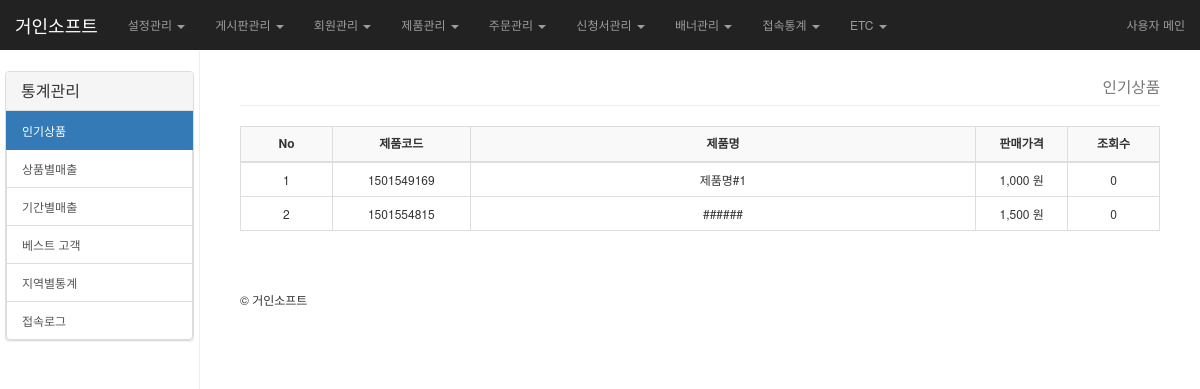
Page /gsadmin/stat/crm0.php (signed in) on the committed database.
### tables this page shows
CREATE TABLE IF NOT EXISTS `cs_admin` (
  `idx` int(10) unsigned NOT NULL AUTO_INCREMENT,
  `admin_userid` varchar(30) NOT NULL DEFAULT '',
  `admin_passwd` varchar(30) NOT NULL DEFAULT '',
  `shop_email` varchar(200) NOT NULL DEFAULT '',
  `shop_name` varchar(100) NOT NULL DEFAULT '',
  `shop_domain` varchar(200) NOT NULL DEFAULT '',
  `shop_ceo` varchar(30) NOT NULL DEFAULT '',
  `shop_num` varchar(30) NOT NULL DEFAULT '',
  `shop_tel` varchar(30) NOT NULL,
  `shop_tel2` varchar(30) NOT NULL DEFAULT '',
  `shop_fax` varchar(30) NOT NULL DEFAULT '',
  `shop_phone` varchar(30) NOT NULL DEFAULT '',
  `shop_address` varchar(200) NOT NULL DEFAULT '',
  `shop_license` varchar(100) NOT NULL,
  `pg_company` varchar(30) NOT NULL DEFAULT '',
  `pg_id` varchar(30) NOT NULL DEFAULT '',
  `bank_0_1` varchar(20) NOT NULL DEFAULT '',
  `bank_0_2` varchar(20) NOT NULL DEFAULT '',
  `bank_0_3` varchar(20) NOT NULL DEFAULT '',
  `bank_1_1` varchar(20) NOT NULL DEFAULT '',
  `bank_1_2` varchar(20) NOT NULL DEFAULT '',
  `bank_1_3` varchar(20) NOT NULL DEFAULT '',
  `bank_2_1` varchar(20) NOT NULL DEFAULT '',
  `bank_2_2` varchar(20) NOT NULL DEFAULT '',
  `bank_2_3` varchar(20) NOT NULL DEFAULT '',
  `bank_3_1` varchar(20) NOT NULL DEFAULT '',
  `bank_3_2` varchar(20) NOT NULL DEFAULT '',
  `bank_3_3` varchar(20) NOT NULL DEFAULT '',
  `bank_4_1` varchar(20) NOT NULL DEFAULT '',
  `bank_4_2` varchar(20) NOT NULL DEFAULT '',
  `bank_4_3` varchar(20) NOT NULL DEFAULT '',
  `bank_5_1` varchar(20) NOT NULL DEFAULT '',
  `bank_5_2` varchar(20) NOT NULL DEFAULT '',
  `bank_5_3` varchar(20) NOT NULL DEFAULT '',
  `bank_6_1` varchar(20) NOT NULL DEFAULT '',
  `bank_6_2` varchar(20) NOT NULL DEFAULT '',
  `bank_6_3` varchar(20) NOT NULL DEFAULT '',
  `bank_7_1` varchar(20) NOT NULL DEFAULT '',
  `bank_7_2` varchar(20) NOT NULL DEFAULT '',
  `bank_7_3` varchar(20) NOT NULL DEFAULT '',
  `bank_8_1` varchar(20) NOT NULL DEFAULT '',
  `bank_8_2` varchar(20) NOT NULL DEFAULT '',
  `bank_8_3` varchar(20) NOT NULL DEFAULT '',
  `bank_9_1` varchar(20) NOT NULL DEFAULT '',
  `bank_9_2` varchar(20) NOT NULL DEFAULT '',
  `bank_9_3` varchar(20) NOT NULL DEFAULT '',
  `express_check` tinyint(3) unsigned NOT NULL DEFAULT '0',
  `express_money` int(11) unsigned NOT NULL DEFAULT '0',
  `express_box_money` int(11) unsigned NOT NULL DEFAULT '0',
  `express_free` int(11) unsigned NOT NULL DEFAULT '0',
  `point_basic` float NOT NULL DEFAULT '0',
  `point_register` int(11) unsigned NOT NULL DEFAULT '0',
  `point_use` int(11) unsigned NOT NULL DEFAULT '0',
  `member_check` tinyint(3) unsigned NOT NULL DEFAULT '0',
  `member_invite` int(11) unsigned NOT NULL DEFAULT '0',
  `member_register` int(11) unsigned NOT NULL DEFAULT '0',
  PRIMARY KEY (`idx`)
);

CREATE TABLE IF NOT EXISTS `cs_goods` (
  `idx` int(10) unsigned NOT NULL AUTO_INCREMENT,
  `part_idx` int(10) unsigned NOT NULL DEFAULT '0',
  `display` tinyint(3) NOT NULL,
  `code` varchar(20) NOT NULL DEFAULT '',
  `icon` varchar(100) NOT NULL COMMENT '추가표시',
  `name` varchar(200) NOT NULL DEFAULT '',
  `company` varchar(100) NOT NULL DEFAULT '',
  `old_price` int(10) unsigned NOT NULL DEFAULT '0',
  `shop_price` int(10) unsigned NOT NULL DEFAULT '0',
  `sold_out` varchar(10) NOT NULL,
  `number` int(10) unsigned NOT NULL DEFAULT '0',
  `point` float NOT NULL DEFAULT '0',
  `option_check` tinyint(3) unsigned NOT NULL DEFAULT '0',
  `option1_name` varchar(50) NOT NULL DEFAULT '',
  `option1_part` text NOT NULL,
  `option2_name` varchar(50) NOT NULL DEFAULT '',
  `option2_part` text NOT NULL,
  `images1` varchar(100) NOT NULL DEFAULT '',
  `images2` varchar(100) NOT NULL DEFAULT '',
  `add_images1` varchar(100) NOT NULL DEFAULT '',
  `add_images2` varchar(100) NOT NULL DEFAULT '',
  `add_images3` varchar(100) NOT NULL DEFAULT '',
  `add_images4` varchar(100) NOT NULL DEFAULT '',
  `add_images5` varchar(100) NOT NULL DEFAULT '',
  `goods_file` varchar(100) NOT NULL DEFAULT '',
  `content` text NOT NULL,
  `main_position` tinyint(3) NOT NULL,
  `sub_position` tinyint(3) NOT NULL,
  `read_cnt` int(10) NOT NULL,
  `ranking` int(10) unsigned NOT NULL DEFAULT '0',
  `register` datetime NOT NULL DEFAULT '0000-00-00 00:00:00',
  `zzim` varchar(255) DEFAULT NULL,
  PRIMARY KEY (`idx`),
  KEY `part_idx` (`part_idx`),
  KEY `display` (`display`),
  KEY `code` (`code`),
  KEY `name` (`name`),
  KEY `register` (`register`)
);

### config.php (called while the page is built, shortened)
<?
$DB_HOST="localhost";
$DB_USER="giant_makehome2";
$DB_PWD="epah8721";
$DB_NAME="giant_makehome2";
?>

### lib/basic_class.php (called while the page is built, shortened)
<?
class dbConnect {
	var $db_host, $db_name, $db_user, $db_pwd, $db_conn;
	function dbConnect ( $db_host, $db_name, $db_user, $db_pwd) {
		$this->db_host		= $db_host;
		$this->db_name		= $db_name;
		$this->db_user		= $db_user;
		$this->db_pwd		= $db_pwd;
		$this->db_conn = @mysql_connect( $this->db_host, $this->db_user, $this->db_pwd) or die("데이타 베이스에 접속이 불가능합니다.");
	}
	function result ( $sql ) {
		$sql				= trim( $sql );
		$result			= @mysql_query( $sql, $this->db_conn ) or die($sql);
		return $result;
	}
	function select ( $table, $where, $field = "*" ) {
		$sql				= "Select $field from $table $where";
		$result			= $this->result( $sql );
		return $result;
	}
	function object ( $table, $where, $field = "*" ) {
		$sql				= "Select $field from $table $where";
		$result			= $this->result( $sql );
		$row			= @mysql_fetch_object($result);
		return $row;
	}
}
?>

### common.php (called while the page is built, shortened)
<?
	@include($_SERVER['DOCUMENT_ROOT']."/config.php");
	@include($_SERVER['DOCUMENT_ROOT'].'/lib/basic_class.php');
	$db = new dbConnect($DB_HOST, $DB_NAME, $DB_USER, $DB_PWD);
?>

### gsadmin/stat/crm0.php (the view, shortened to what this page needs)
<?
$mod	= "stat";
$menu	= "crm0";
include("../header.php");
?>
<div class="text-right">
	<h3 class="page-header">
		<small>인기상품</small>
	</h3>
</div>
<table class="table table-bordered table-hover">
<colgroup>
<col width="10%">
<col width="15%">
<col width="*">
<col width="10%">
<col width="10%">
</colgroup>
<thead>
<tr>
	<th>No</td>
	<th>제품코드</td>
	<th>제품명</td>
	<th>판매가격</td>
	<th>조회수</td>
</tr>
</thead>
<tbody>
<?
$result = $db->select("cs_goods", "order by read_cnt desc" );
while( $row = @mysql_fetch_object($result)) {
?>
<tr>
	<td class="text-center"><?=++$listNo;?></td>
	<td class="text-center"><?=$row->code;?></td>
	<td class="text-center"><?=$row->name;?></td>
	<td class="text-center"><?=number_format($row->shop_price);?> 원</td>
	<td class="text-center"><?=number_format($row->read_cnt);?></td>
</tr>
<?
}
?>
</tbody>
</table>
<? include('../footer.php');?>

### gsadmin/header.php (shortened to what this page needs)
<?
include $_SERVER['DOCUMENT_ROOT']."/common.php";
$site_url		= "http://" . $_SERVER['HTTP_HOST'];
$admin_stat = $db->object("cs_admin","");
?>
<!DOCTYPE html>
<html lang="en">
  <head>
    <link href="<?=$site_url?>/gsadmin/css/bootstrap.min.css" rel="stylesheet">
    <link href="<?=$site_url?>/gsadmin/css/skin/dashboard.css" rel="stylesheet">
	<link rel="stylesheet" type="text/css" media="screen" href="<?=$site_url?>/gsadmin/calendar/css/bootstrap-datetimepicker.min.css" />
  </head>
  <body>
<nav class="navbar navbar-inverse navbar-fixed-top" role="navigation">
      <div class="container-fluid">
        <div class="navbar-header">
          <a class="navbar-brand" href="#"><font color=white><?=$admin_stat->shop_name;?></font></a>
        </div>
        <div id="navbar" class="navbar-collapse collapse">
          <ul class="nav navbar-nav navbar-right">
            <li><a href="/" class="navbar-link" target="_blank">사용자 메인</a></li>
          </ul>
          <ul class="nav navbar-nav navbar-left">
			<li class="dropdown">
				<a href="#" class="dropdown-toggle" data-toggle="dropdown" role="button" aria-expanded="false">설정관리 <span class="caret"></span></a>
			</li>
			<li class="dropdown">
				<a href="#" class="dropdown-toggle" data-toggle="dropdown" role="button" aria-expanded="false">게시판관리 <span class="caret"></span></a>
			</li>
			<li class="dropdown">
				<a href="#" class="dropdown-toggle" data-toggle="dropdown" role="button" aria-expanded="false">회원관리 <span class="caret"></span></a>
			</li>
			<li class="dropdown">
				<a href="#" class="dropdown-toggle" data-toggle="dropdown" role="button" aria-expanded="false">제품관리 <span class="caret"></span></a>
			</li>
			<li class="dropdown">
				<a href="#" class="dropdown-toggle" data-toggle="dropdown" role="button" aria-expanded="false">주문관리 <span class="caret"></span></a>
			</li>
			<li class="dropdown">
				<a href="#" class="dropdown-toggle" data-toggle="dropdown" role="button" aria-expanded="false">신청서관리 <span class="caret"></span></a>
			</li>
			<li class="dropdown">
				<a href="#" class="dropdown-toggle" data-toggle="dropdown" role="button" aria-expanded="false">배너관리 <span class="caret"></span></a>
			</li>
			<li class="dropdown">
				<a href="#" class="dropdown-toggle" data-toggle="dropdown" role="button" aria-expanded="false">접속통계 <span class="caret"></span></a>
			</li>
			 <li class="dropdown">
				<a href="#" class="dropdown-toggle" data-toggle="dropdown" role="button" aria-expanded="false">ETC <span class="caret"></span></a>
			 </li>
          </ul>
        </div>
      </div>
    </nav>
	<div class="col-sm-3 col-md-2 sidebar">
		<div class="row">
            <div class="panel panel-default">
				<?if( $mod == "stat" ){?>
				<div class="panel-heading"><h3 class="panel-title">통계관리</h3></div>
					<a href="<?=$site_url?>/gsadmin/stat/crm0.php" class="list-group-item <?if($menu=="crm0"){?>active<?}?>">인기상품</a>
					<a href="<?=$site_url?>/gsadmin/stat/crm1.php" class="list-group-item <?if($menu=="crm1"){?>active<?}?>">상품별매출</a>
					<a href="<?=$site_url?>/gsadmin/stat/crm2.php" class="list-group-item <?if($menu=="crm2"){?>active<?}?>">기간별매출</a>
					<a href="<?=$site_url?>/gsadmin/stat/crm3.php" class="list-group-item <?if($menu=="crm3"){?>active<?}?>">베스트 고객</a>
					<a href="<?=$site_url?>/gsadmin/stat/crm4.php" class="list-group-item <?if($menu=="crm4"){?>active<?}?>">지역별통계</a>
					<a href="<?=$site_url?>/gsadmin/stat/crm5.php" class="list-group-item <?if($menu=="crm5"){?>active<?}?>">접속로그</a>
				 <?}?>
		</div>
    </div>
 </div>
	<div class="col-sm-9 col-sm-offset-3 col-md-10 col-md-offset-2 main" >

### gsadmin/footer.php
		</div>
		<div class="col-sm-9 col-sm-offset-3 col-md-10 col-md-offset-2 main" >
			  <footer>
				<p>&copy; <?=$admin_stat->shop_name;?></p>
			  </footer>
		</div >
  </body>
</html>

### gsadmin/css/skin/dashboard.css (style rules this page uses)
body { padding-top: 50px; }
.navbar-fixed-top { border: 0; }
.sidebar { display: none; }
@media (min-width: 768px) { .sidebar { position: fixed; top: 51px; bottom: 0; left: 0; z-index: 1000; display: block; padding: 20px; overflow-x: hidden; overflow-y: auto; background-color: #fff; border-right: 1px solid #eee; } }
.main { padding: 20px; }
@media (min-width: 768px) { .main { padding-right: 40px; padding-left: 40px; } }
.main .page-header { margin-top: 0; }

### rows in the picture
cs_admin: shop_name "거인소프트"
cs_goods: code "1501549169", name "제품명#1", shop_price "1,000", read_cnt "0"
cs_goods: code "1501554815", name "######", shop_price "1,500", read_cnt "0"
